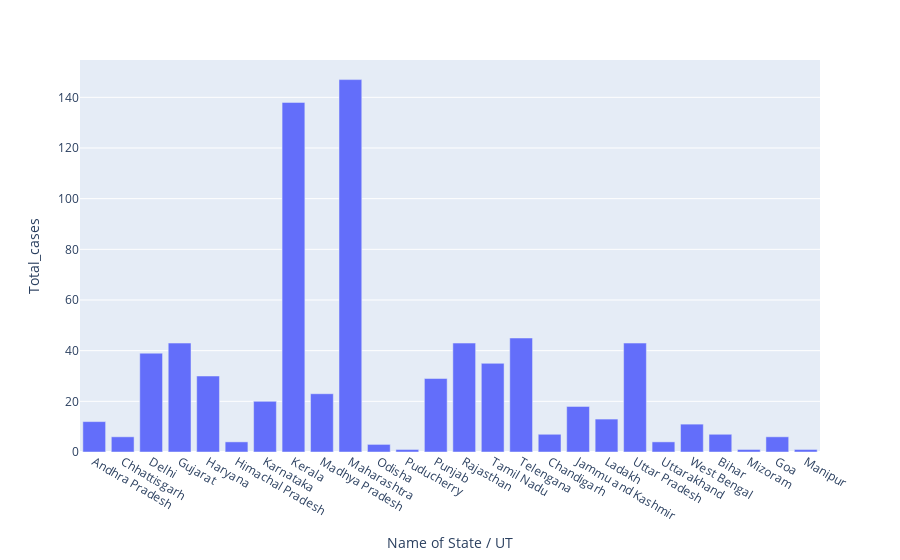

Write notebook code for a chart like this one.
### Code cell
#PLOTLY EXPRESS VISUALIZATION
px.bar(df,x='Name of State / UT',y='Total_cases')

### Figure 1 — Plotly figure (JSON) as saved in the notebook; plotly's stock layout.template omitted (floating-point values rounded to 4 significant figures)
{"data": [{"alignmentgroup": "True", "hovertemplate": "Name of State / UT=%{x}<br>Total_cases=%{y}<extra></extra>", "legendgroup": "", "marker": {"color": "#636efa"}, "name": "", "offsetgroup": "", "orientation": "v", "showlegend": false, "textposition": "auto", "type": "bar", "x": ["Andhra Pradesh", "Chhattisgarh", "Delhi", "Gujarat", "Haryana", "Himachal Pradesh", "Karnataka", "Kerala", "Madhya Pradesh", "Maharashtra", "Odisha", "Puducherry", "Punjab", "Rajasthan", "Tamil Nadu", "Telengana", "Chandigarh", "Jammu and Kashmir", "Ladakh", "Uttar Pradesh", "Uttarakhand", "West Bengal", "Bihar", "Mizoram", "Goa", "Manipur"], "xaxis": "x", "y": [12, 6, 39, 43, 30, 4, 20, 138, 23, 147, 3, 1, 29, 43, 35, 45, 7, 18, 13, 43, 4, 11, 7, 1, 6, 1], "yaxis": "y"}], "layout": {"barmode": "relative", "legend": {"tracegroupgap": 0}, "margin": {"t": 60}, "xaxis": {"anchor": "y", "domain": [0, 1], "title": {"text": "Name of State / UT"}}, "yaxis": {"anchor": "x", "domain": [0, 1], "title": {"text": "Total_cases"}}}}
